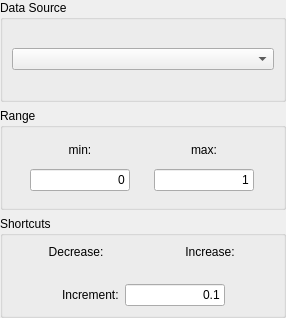
<ui version="4.0" >
 <class>WidgetConfigureController</class>
 <widget class="QWidget" name="WidgetConfigureController" >
  <property name="geometry" >
   <rect>
    <x>0</x>
    <y>0</y>
    <width>286</width>
    <height>318</height>
   </rect>
  </property>
  <property name="windowTitle" >
   <string>Form</string>
  </property>
  <layout class="QVBoxLayout" >
   <property name="leftMargin" >
    <number>0</number>
   </property>
   <property name="topMargin" >
    <number>0</number>
   </property>
   <property name="rightMargin" >
    <number>0</number>
   </property>
   <property name="bottomMargin" >
    <number>0</number>
   </property>
   <item>
    <widget class="QGroupBox" name="groupBox" >
     <property name="title" >
      <string>Data Source</string>
     </property>
     <layout class="QGridLayout" >
      <item row="0" column="0" >
       <widget class="DataSourceWidget" name="dataSource" >
        <property name="sizePolicy" >
         <sizepolicy vsizetype="Fixed" hsizetype="Preferred" >
          <horstretch>1</horstretch>
          <verstretch>0</verstretch>
         </sizepolicy>
        </property>
       </widget>
      </item>
     </layout>
    </widget>
   </item>
   <item>
    <widget class="QGroupBox" name="groupBox_2" >
     <property name="title" >
      <string>Range</string>
     </property>
     <layout class="QGridLayout" >
      <item row="0" column="0" >
       <widget class="QLabel" name="label_5" >
        <property name="sizePolicy" >
         <sizepolicy vsizetype="Fixed" hsizetype="Preferred" >
          <horstretch>0</horstretch>
          <verstretch>0</verstretch>
         </sizepolicy>
        </property>
        <property name="text" >
         <string>min:</string>
        </property>
        <property name="alignment" >
         <set>Qt::AlignCenter</set>
        </property>
       </widget>
      </item>
      <item row="0" column="1" >
       <widget class="QLabel" name="label_6" >
        <property name="sizePolicy" >
         <sizepolicy vsizetype="Fixed" hsizetype="Preferred" >
          <horstretch>0</horstretch>
          <verstretch>0</verstretch>
         </sizepolicy>
        </property>
        <property name="text" >
         <string>max:</string>
        </property>
        <property name="alignment" >
         <set>Qt::AlignCenter</set>
        </property>
       </widget>
      </item>
      <item row="1" column="0" >
       <widget class="QLineEdit" name="lineEditMin" >
        <property name="sizePolicy" >
         <sizepolicy vsizetype="Fixed" hsizetype="Expanding" >
          <horstretch>1</horstretch>
          <verstretch>0</verstretch>
         </sizepolicy>
        </property>
        <property name="maximumSize" >
         <size>
          <width>100</width>
          <height>16777215</height>
         </size>
        </property>
        <property name="text" >
         <string>0</string>
        </property>
        <property name="alignment" >
         <set>Qt::AlignRight|Qt::AlignTrailing|Qt::AlignVCenter</set>
        </property>
       </widget>
      </item>
      <item row="1" column="1" >
       <widget class="QLineEdit" name="lineEditMax" >
        <property name="sizePolicy" >
         <sizepolicy vsizetype="Fixed" hsizetype="Expanding" >
          <horstretch>1</horstretch>
          <verstretch>0</verstretch>
         </sizepolicy>
        </property>
        <property name="maximumSize" >
         <size>
          <width>100</width>
          <height>16777215</height>
         </size>
        </property>
        <property name="text" >
         <string>1</string>
        </property>
        <property name="alignment" >
         <set>Qt::AlignRight|Qt::AlignTrailing|Qt::AlignVCenter</set>
        </property>
       </widget>
      </item>
     </layout>
    </widget>
   </item>
   <item>
    <widget class="QGroupBox" name="groupBox_3" >
     <property name="title" >
      <string>Shortcuts</string>
     </property>
     <layout class="QGridLayout" >
      <item row="0" column="0" >
       <widget class="QLabel" name="label" >
        <property name="text" >
         <string>Decrease:</string>
        </property>
        <property name="alignment" >
         <set>Qt::AlignCenter</set>
        </property>
       </widget>
      </item>
      <item row="0" column="1" >
       <widget class="QLabel" name="label_2" >
        <property name="text" >
         <string>Increase:</string>
        </property>
        <property name="alignment" >
         <set>Qt::AlignCenter</set>
        </property>
       </widget>
      </item>
      <item row="1" column="0" >
       <widget class="KKeySequenceWidget" name="keyDecrease" />
      </item>
      <item row="1" column="1" >
       <widget class="KKeySequenceWidget" name="keyIncrease" />
      </item>
      <item row="2" column="0" colspan="2" >
       <layout class="QHBoxLayout" >
        <item>
         <spacer>
          <property name="orientation" >
           <enum>Qt::Horizontal</enum>
          </property>
          <property name="sizeHint" >
           <size>
            <width>40</width>
            <height>20</height>
           </size>
          </property>
         </spacer>
        </item>
        <item>
         <widget class="QLabel" name="label_3" >
          <property name="text" >
           <string>Increment:</string>
          </property>
         </widget>
        </item>
        <item>
         <widget class="QLineEdit" name="lineEditIncrement" >
          <property name="maximumSize" >
           <size>
            <width>100</width>
            <height>16777215</height>
           </size>
          </property>
          <property name="text" >
           <string>0.1</string>
          </property>
          <property name="alignment" >
           <set>Qt::AlignRight|Qt::AlignTrailing|Qt::AlignVCenter</set>
          </property>
         </widget>
        </item>
        <item>
         <spacer>
          <property name="orientation" >
           <enum>Qt::Horizontal</enum>
          </property>
          <property name="sizeHint" >
           <size>
            <width>40</width>
            <height>20</height>
           </size>
          </property>
         </spacer>
        </item>
       </layout>
      </item>
     </layout>
    </widget>
   </item>
  </layout>
 </widget>
 <customwidgets>
  <customwidget>
   <class>KKeySequenceWidget</class>
   <extends>QWidget</extends>
   <header>kkeysequencewidget.h</header>
  </customwidget>
  <customwidget>
   <class>DataSourceWidget</class>
   <extends>QComboBox</extends>
   <header location="global" >toolgraphics.h</header>
  </customwidget>
 </customwidgets>
 <tabstops>
  <tabstop>dataSource</tabstop>
  <tabstop>lineEditMin</tabstop>
  <tabstop>lineEditMax</tabstop>
 </tabstops>
 <resources/>
 <connections/>
</ui>
